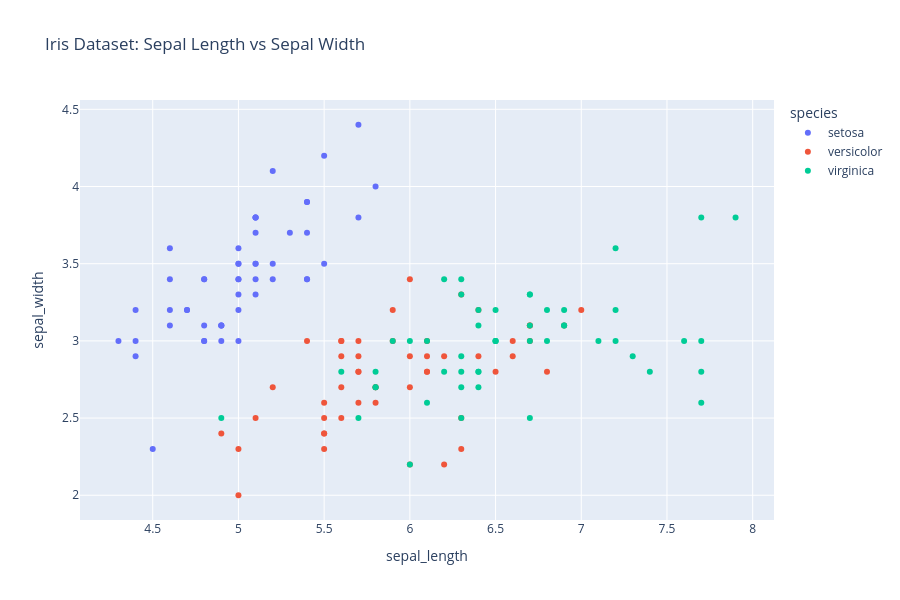

Notebook cell for this chart:
### Markdown cell above
## Analisis PCA sobre iris

### Code cell
# Ensure nbformat is present so MIME-type rendering works in the notebook
# (installs into the current Jupyter environment)
# %pip install -q "nbformat>=4.2.0"

import plotly.express as px
import pandas as pd

df = pd.read_csv('../data/iris.csv')
features = df.columns[:-1]  # Todas las columnas excepto la última (especies)

fig = px.scatter(df, x='sepal_length', y='sepal_width', color='species',
                 title='Iris Dataset: Sepal Length vs Sepal Width', height=600, size_max=5)
fig.show()

### Figure 1 — Plotly figure (JSON) as saved in the notebook; plotly's stock layout.template omitted (floating-point values rounded to 4 significant figures)
{"data": [{"hovertemplate": "species=setosa<br>sepal_length=%{x}<br>sepal_width=%{y}<extra></extra>", "legendgroup": "setosa", "marker": {"color": "#636efa", "symbol": "circle"}, "mode": "markers", "name": "setosa", "orientation": "v", "showlegend": true, "type": "scatter", "x": [5.1, 4.9, 4.7, 4.6, 5.0, 5.4, 4.6, 5.0, 4.4, 4.9, 5.4, 4.8, 4.8, 4.3, 5.8, 5.7, 5.4, 5.1, 5.7, 5.1, 5.4, 5.1, 4.6, 5.1, 4.8, 5.0, 5.0, 5.2, 5.2, 4.7, 4.8, 5.4, 5.2, 5.5, 4.9, 5.0, 5.5, 4.9, 4.4, 5.1, 5.0, 4.5, 4.4, 5.0, 5.1, 4.8, 5.1, 4.6, 5.3, 5.0], "xaxis": "x", "y": [3.5, 3.0, 3.2, 3.1, 3.6, 3.9, 3.4, 3.4, 2.9, 3.1, 3.7, 3.4, 3.0, 3.0, 4.0, 4.4, 3.9, 3.5, 3.8, 3.8, 3.4, 3.7, 3.6, 3.3, 3.4, 3.0, 3.4, 3.5, 3.4, 3.2, 3.1, 3.4, 4.1, 4.2, 3.1, 3.2, 3.5, 3.1, 3.0, 3.4, 3.5, 2.3, 3.2, 3.5, 3.8, 3.0, 3.8, 3.2, 3.7, 3.3], "yaxis": "y"}, {"hovertemplate": "species=versicolor<br>sepal_length=%{x}<br>sepal_width=%{y}<extra></extra>", "legendgroup": "versicolor", "marker": {"color": "#EF553B", "symbol": "circle"}, "mode": "markers", "name": "versicolor", "orientation": "v", "showlegend": true, "type": "scatter", "x": [7.0, 6.4, 6.9, 5.5, 6.5, 5.7, 6.3, 4.9, 6.6, 5.2, 5.0, 5.9, 6.0, 6.1, 5.6, 6.7, 5.6, 5.8, 6.2, 5.6, 5.9, 6.1, 6.3, 6.1, 6.4, 6.6, 6.8, 6.7, 6.0, 5.7, 5.5, 5.5, 5.8, 6.0, 5.4, 6.0, 6.7, 6.3, 5.6, 5.5, 5.5, 6.1, 5.8, 5.0, 5.6, 5.7, 5.7, 6.2, 5.1, 5.7], "xaxis": "x", "y": [3.2, 3.2, 3.1, 2.3, 2.8, 2.8, 3.3, 2.4, 2.9, 2.7, 2.0, 3.0, 2.2, 2.9, 2.9, 3.1, 3.0, 2.7, 2.2, 2.5, 3.2, 2.8, 2.5, 2.8, 2.9, 3.0, 2.8, 3.0, 2.9, 2.6, 2.4, 2.4, 2.7, 2.7, 3.0, 3.4, 3.1, 2.3, 3.0, 2.5, 2.6, 3.0, 2.6, 2.3, 2.7, 3.0, 2.9, 2.9, 2.5, 2.8], "yaxis": "y"}, {"hovertemplate": "species=virginica<br>sepal_length=%{x}<br>sepal_width=%{y}<extra></extra>", "legendgroup": "virginica", "marker": {"color": "#00cc96", "symbol": "circle"}, "mode": "markers", "name": "virginica", "orientation": "v", "showlegend": true, "type": "scatter", "x": [6.3, 5.8, 7.1, 6.3, 6.5, 7.6, 4.9, 7.3, 6.7, 7.2, 6.5, 6.4, 6.8, 5.7, 5.8, 6.4, 6.5, 7.7, 7.7, 6.0, 6.9, 5.6, 7.7, 6.3, 6.7, 7.2, 6.2, 6.1, 6.4, 7.2, 7.4, 7.9, 6.4, 6.3, 6.1, 7.7, 6.3, 6.4, 6.0, 6.9, 6.7, 6.9, 5.8, 6.8, 6.7, 6.7, 6.3, 6.5, 6.2, 5.9], "xaxis": "x", "y": [3.3, 2.7, 3.0, 2.9, 3.0, 3.0, 2.5, 2.9, 2.5, 3.6, 3.2, 2.7, 3.0, 2.5, 2.8, 3.2, 3.0, 3.8, 2.6, 2.2, 3.2, 2.8, 2.8, 2.7, 3.3, 3.2, 2.8, 3.0, 2.8, 3.0, 2.8, 3.8, 2.8, 2.8, 2.6, 3.0, 3.4, 3.1, 3.0, 3.1, 3.1, 3.1, 2.7, 3.2, 3.3, 3.0, 2.5, 3.0, 3.4, 3.0], "yaxis": "y"}], "layout": {"height": 600, "legend": {"title": {"text": "species"}, "tracegroupgap": 0}, "title": {"text": "Iris Dataset: Sepal Length vs Sepal Width"}, "xaxis": {"anchor": "y", "domain": [0, 1], "title": {"text": "sepal_length"}}, "yaxis": {"anchor": "x", "domain": [0, 1], "title": {"text": "sepal_width"}}}}
